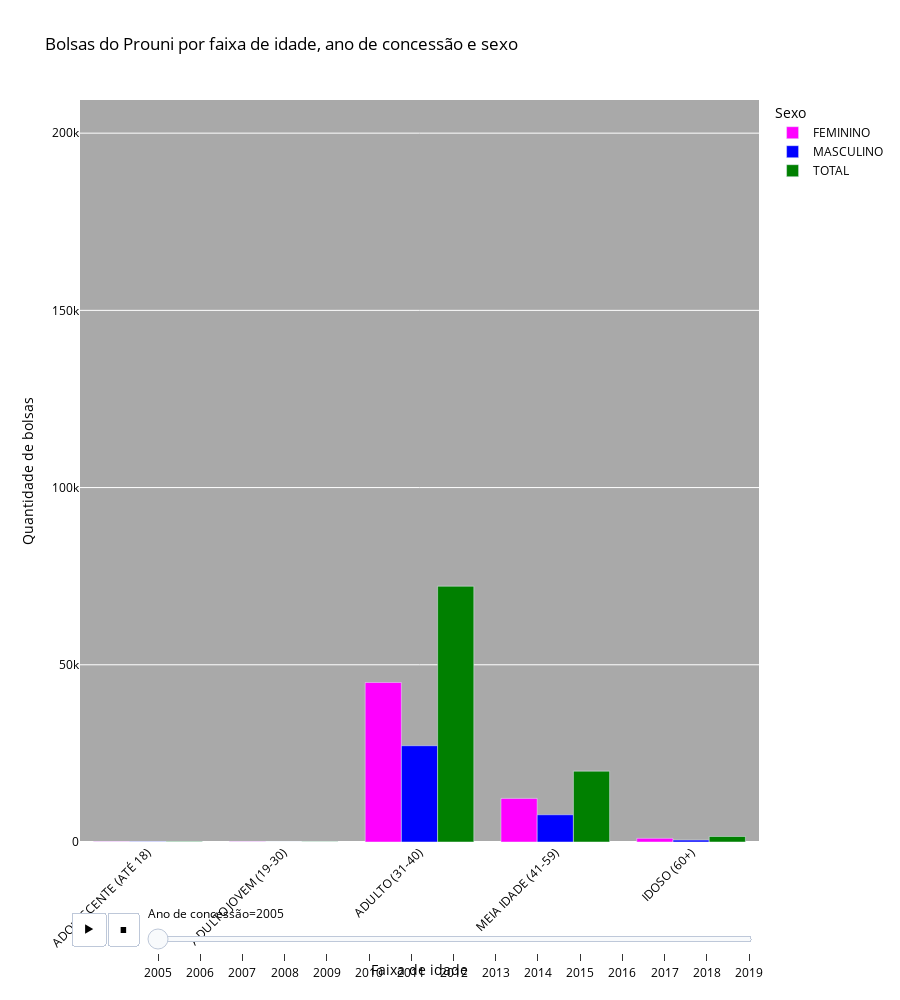

Notebook code for this chart:
### Code cell
def total_idade_tipo_e_sexo_animado():

    base = df_chars.copy()

    base['SEXO'] = base['SEXO'].map({'F': 'FEMININO', 'M': 'MASCULINO'})
    base_total = base.copy()
    base_total['SEXO'] = 'TOTAL'

    base = pd.concat([base, base_total], ignore_index=True)

    # Agrupar por ano, faixa de idade e sexo
    agrupado = (
        base
        .groupby(['ANO DE CONCESSÃO', 'FAIXA DE IDADE', 'SEXO'])
        .size()
        .reset_index(name='QUANTIDADE DE BOLSAS')
    )

    #agrupado.head()


    # Gráfico em Plotly com slider de ano e barras agrupadas por sexo
    fig = px.bar(
        agrupado,
        x='FAIXA DE IDADE',
        y='QUANTIDADE DE BOLSAS',
        color='SEXO',
        animation_frame='ANO DE CONCESSÃO',
        barmode='group',
        labels={
            'FAIXA DE IDADE': 'Faixa de idade',
            'QUANTIDADE DE BOLSAS': 'Quantidade de bolsas',
            'SEXO': 'Sexo',
            'ANO DE CONCESSÃO': 'Ano de concessão'
        },
        color_discrete_map={
            'TOTAL': 'green',
            'FEMININO': 'magenta',
            'MASCULINO': 'blue'
        },
        title='Bolsas do Prouni por faixa de idade, ano de concessão e sexo'
    )
    
    max_y = agrupado['QUANTIDADE DE BOLSAS'].max() 

    fig.update_yaxes(range=[0, max_y * 1.1])

    
    fig.update_layout(
        xaxis_tickangle=-45,
        plot_bgcolor='darkgray',
        paper_bgcolor='white',
        font=dict(color='black'),
        height=1000,
        uniformtext_minsize=6,
        uniformtext_mode='show',
        legend_title='Sexo',
    )
    fig.show()

total_idade_tipo_e_sexo_animado()

### Figure 1 — Plotly figure (JSON) as saved in the notebook; plotly's stock layout.template omitted (floating-point values rounded to 4 significant figures)
{"data": [{"alignmentgroup": "True", "hovertemplate": "Sexo=FEMININO<br>Ano de concessão=2005<br>Faixa de idade=%{x}<br>Quantidade de bolsas=%{y}<extra></extra>", "legendgroup": "FEMININO", "marker": {"color": "magenta", "pattern": {"shape": ""}}, "name": "FEMININO", "offsetgroup": "FEMININO", "orientation": "v", "showlegend": true, "textposition": "auto", "type": "bar", "x": ["ADOLESCENTE (ATÉ 18)", "ADULTO JOVEM (19-30)", "ADULTO (31-40)", "MEIA IDADE (41-59)", "IDOSO (60+)"], "xaxis": "x", "y": [66, 45, 44995, 12303, 1030], "yaxis": "y"}, {"alignmentgroup": "True", "hovertemplate": "Sexo=MASCULINO<br>Ano de concessão=2005<br>Faixa de idade=%{x}<br>Quantidade de bolsas=%{y}<extra></extra>", "legendgroup": "MASCULINO", "marker": {"color": "blue", "pattern": {"shape": ""}}, "name": "MASCULINO", "offsetgroup": "MASCULINO", "orientation": "v", "showlegend": true, "textposition": "auto", "type": "bar", "x": ["ADOLESCENTE (ATÉ 18)", "ADULTO JOVEM (19-30)", "ADULTO (31-40)", "MEIA IDADE (41-59)", "IDOSO (60+)"], "xaxis": "x", "y": [56, 17, 27168, 7685, 530], "yaxis": "y"}, {"alignmentgroup": "True", "hovertemplate": "Sexo=TOTAL<br>Ano de concessão=2005<br>Faixa de idade=%{x}<br>Quantidade de bolsas=%{y}<extra></extra>", "legendgroup": "TOTAL", "marker": {"color": "green", "pattern": {"shape": ""}}, "name": "TOTAL", "offsetgroup": "TOTAL", "orientation": "v", "showlegend": true, "textposition": "auto", "type": "bar", "x": ["ADOLESCENTE (ATÉ 18)", "ADULTO JOVEM (19-30)", "ADULTO (31-40)", "MEIA IDADE (41-59)", "IDOSO (60+)"], "xaxis": "x", "y": [122, 62, 72163, 19988, 1560], "yaxis": "y"}], "layout": {"barmode": "group", "font": {"color": "black"}, "height": 1000, "legend": {"title": {"text": "Sexo"}, "tracegroupgap": 0}, "paper_bgcolor": "white", "plot_bgcolor": "darkgray", "sliders": [{"active": 0, "currentvalue": {"prefix": "Ano de concessão="}, "len": 0.9, "pad": {"b": 10, "t": 60}, "steps": [{"args": [["2005"], {"frame": {"duration": 0, "redraw": true}, "fromcurrent": true, "mode": "immediate", "transition": {"duration": 0, "easing": "linear"}}], "label": "2005", "method": "animate"}, {"args": [["2006"], {"frame": {"duration": 0, "redraw": true}, "fromcurrent": true, "mode": "immediate", "transition": {"duration": 0, "easing": "linear"}}], "label": "2006", "method": "animate"}, {"args": [["2007"], {"frame": {"duration": 0, "redraw": true}, "fromcurrent": true, "mode": "immediate", "transition": {"duration": 0, "easing": "linear"}}], "label": "2007", "method": "animate"}, {"args": [["2008"], {"frame": {"duration": 0, "redraw": true}, "fromcurrent": true, "mode": "immediate", "transition": {"duration": 0, "easing": "linear"}}], "label": "2008", "method": "animate"}, {"args": [["2009"], {"frame": {"duration": 0, "redraw": true}, "fromcurrent": true, "mode": "immediate", "transition": {"duration": 0, "easing": "linear"}}], "label": "2009", "method": "animate"}, {"args": [["2010"], {"frame": {"duration": 0, "redraw": true}, "fromcurrent": true, "mode": "immediate", "transition": {"duration": 0, "easing": "linear"}}], "label": "2010", "method": "animate"}, {"args": [["2011"], {"frame": {"duration": 0, "redraw": true}, "fromcurrent": true, "mode": "immediate", "transition": {"duration": 0, "easing": "linear"}}], "label": "2011", "method": "animate"}, {"args": [["2012"], {"frame": {"duration": 0, "redraw": true}, "fromcurrent": true, "mode": "immediate", "transition": {"duration": 0, "easing": "linear"}}], "label": "2012", "method": "animate"}, {"args": [["2013"], {"frame": {"duration": 0, "redraw": true}, "fromcurrent": true, "mode": "immediate", "transition": {"duration": 0, "easing": "linear"}}], "label": "2013", "method": "animate"}, {"args": [["2014"], {"frame": {"duration": 0, "redraw": true}, "fromcurrent": true, "mode": "immediate", "transition": {"duration": 0, "easing": "linear"}}], "label": "2014", "method": "animate"}, {"args": [["2015"], {"frame": {"duration": 0, "redraw": true}, "fromcurrent": true, "mode": "immediate", "transition": {"duration": 0, "easing": "linear"}}], "label": "2015", "method": "animate"}, {"args": [["2016"], {"frame": {"duration": 0, "redraw": true}, "fromcurrent": true, "mode": "immediate", "transition": {"duration": 0, "easing": "linear"}}], "label": "2016", "method": "animate"}, {"args": [["2017"], {"frame": {"duration": 0, "redraw": true}, "fromcurrent": true, "mode": "immediate", "transition": {"duration": 0, "easing": "linear"}}], "label": "2017", "method": "animate"}, {"args": [["2018"], {"frame": {"duration": 0, "redraw": true}, "fromcurrent": true, "mode": "immediate", "transition": {"duration": 0, "easing": "linear"}}], "label": "2018", "method": "animate"}, {"args": [["2019"], {"frame": {"duration": 0, "redraw": true}, "fromcurrent": true, "mode": "immediate", "transition": {"duration": 0, "easing": "linear"}}], "label": "2019", "method": "animate"}], "x": 0.1, "xanchor": "left", "y": 0, "yanchor": "top"}], "title": {"text": "Bolsas do Prouni por faixa de idade, ano de concessão e sexo"}, "uniformtext": {"minsize": 6, "mode": "show"}, "updatemenus": [{"buttons": [{"args": [null, {"frame": {"duration": 500, "redraw": true}, "fromcurrent": true, "mode": "immediate", "transition": {"duration": 500, "easing": "linear"}}], "label": "&#9654;", "method": "animate"}, {"args": [[null], {"frame": {"duration": 0, "redraw": true}, "fromcurrent": true, "mode": "immediate", "transition": {"duration": 0, "easing": "linear"}}], "label": "&#9724;", "method": "animate"}], "direction": "left", "pad": {"r": 10, "t": 70}, "showactive": false, "type": "buttons", "x": 0.1, "xanchor": "right", "y": 0, "yanchor": "top"}], "xaxis": {"anchor": "y", "domain": [0, 1], "tickangle": -45, "title": {"text": "Faixa de idade"}}, "yaxis": {"anchor": "x", "domain": [0, 1], "range": [0, 209400.0], "title": {"text": "Quantidade de bolsas"}}}}
